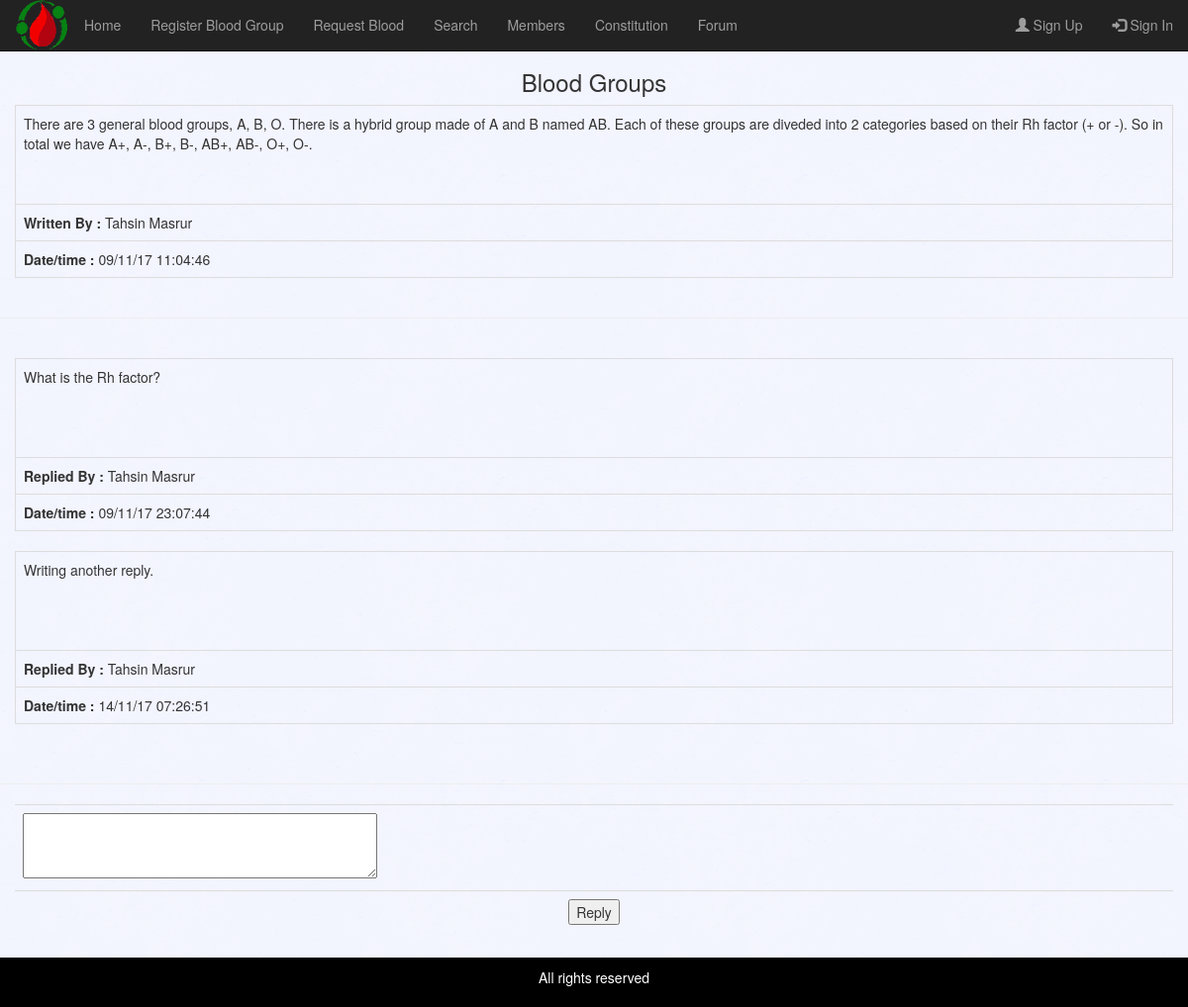
Screenshot of /view_topic.php?id=1 with the database file from the repository.
### tables this page shows
CREATE TABLE `fquestions` (
  `id` int(4) NOT NULL,
  `topic` varchar(255) NOT NULL DEFAULT '',
  `detail` longtext NOT NULL,
  `name` varchar(65) NOT NULL DEFAULT '',
  `email` varchar(65) NOT NULL DEFAULT '',
  `datetime` varchar(25) NOT NULL DEFAULT '',
  `view` int(4) NOT NULL DEFAULT '0',
  `reply` int(4) NOT NULL DEFAULT '0'
);

CREATE TABLE `fanswer` (
  `question_id` int(4) NOT NULL DEFAULT '0',
  `a_id` int(4) NOT NULL DEFAULT '0',
  `a_name` varchar(65) NOT NULL DEFAULT '',
  `a_email` varchar(65) NOT NULL DEFAULT '',
  `a_answer` longtext NOT NULL,
  `a_datetime` varchar(25) NOT NULL DEFAULT ''
);

### view_topic.php (the view, shortened to what this page needs)
<?php
 include_once 'inc/dbconnect.php';
 $currentPage = basename(__FILE__);
    $id=$_GET['id'];
    $sql="SELECT * FROM fquestions WHERE id='$id'";
    $result=mysqli_query($conn, $sql);
    $rows=mysqli_fetch_array($result);
?>
<!DOCTYPE html>
<html lang="en">
<head>
    <?php include 'inc/head.php' ?>
    <body>
        <div class="wrapper">
            <?php include 'inc/navbar.php' ?>
            <div class="container-fluid">
                <h3> <center><?php echo $rows['topic']; ?></center> </h3>
                <table class="table table-stripped table-hover table-responsive table-bordered" width="100%" cellpadding="3" cellspacing="1">
                    <tr>
                        <td style="height:100px">
                            <?php echo $rows['detail']; ?>
                        </td>
                    </tr>
                    <tr>
                        <td><strong>Written By :</strong>
                            <?php echo $rows['name']; ?>
                        </td>
                    </tr>
                    <tr>
                        <td><strong>Date/time : </strong>
                            <?php echo $rows['datetime']; ?>
                        </td>
                    </tr>
                </table>
            </div>
            <hr>
            <br/>
            <div class="container-fluid">
                <?php
            $sql2="SELECT * FROM fanswer WHERE question_id='$id'";
            $result2=mysqli_query($conn, $sql2);
            while($rows=mysqli_fetch_array($result2)){
            ?>
                <table class="table table-stripped table-hover table-responsive table-bordered" width="100%" cellpadding="3" cellspacing="1">
                    <tr>
                        <td style="height:100px">
                            <?php echo $rows['a_answer']; ?>
                        </td>
                    </tr>
                    <tr>
                        <td><strong>Replied By :</strong>
                            <?php echo $rows['a_name']; ?>
                        </td>
                    </tr>
                    <tr>
                        <td><strong>Date/time : </strong>
                            <?php echo $rows['a_datetime']; ?>
                        </td>
                    </tr>
                </table>
                <?php
        }
        ?>
            </div>
            <br/>
            <hr>
            <div class="container-fluid">
                <form name="form1" method="post" action="add_reply.php">
                    <table class="table table-stripped table-hover table-responsive" width="100%" cellpadding="3" cellspacing="1">
                        <tr>
                            <td><textarea name="a_answer" cols="45" rows="3" id="a_answer"></textarea>
                            </td>
                        </tr>
                        <tr>
                            <td>
                                <center><input name="id" type="hidden" value="<?php echo $id; ?>"><input type="submit" name="Reply" value="Reply"></center>
                            </td>
                        </tr>
                    </table>
                </form>
            </div>
        </div>
        <div class="push"></div>
        <footer class="container-fluid text-center">
            <p>All rights reserved</p>
        </footer>
    </body>
</html>

### inc/head.php (shortened to what this page needs)
<link rel="stylesheet" href="css//bootstrap.css">
<link rel="stylesheet" href="css//bootstrap.min.css">
<link rel="stylesheet" type="text/css" href="css/mystyle.css">
<link rel="stylesheet" href="https://maxcdn.bootstrapcdn.com/bootstrap/3.3.7/css/bootstrap.min.css">

### inc/navbar.php (shortened to what this page needs)
<nav class="navbar navbar-inverse <?php echo "navbar-fixed-top"; ?> ">
    <div class="container-fluid">
        <div class="navbar-header">
            <a href="index.php"><img src="images/logo.png"></a>
        </div>
        <div class="collapse navbar-collapse" id="myNavbar">
            <ul class="nav navbar-nav">
                <li <?php if ($currentPage=="index.php") { ?> class="active"<?php } ?> ><a href="index.php">Home</a></li>
                <li <?php if ($currentPage=="bloodregister.php") { ?> class="active"<?php } ?> ><a href="bloodregister.php">Register Blood Group</a></li>
                <li <?php if ($currentPage=="request.php") { ?> class="active"<?php } ?> ><a href="request.php">Request Blood</a></li>
                <li <?php if ($currentPage=="search.php") { ?> class="active"<?php } ?> ><a href="search.php">Search</a></li>
                <li <?php if ($currentPage=="members.php") { ?> class="active"<?php } ?> ><a href="members.php">Members</a></li>
                <li <?php if ($currentPage=="constitution.php") { ?> class="active"<?php } ?> ><a href="constitution.php">Constitution</a></li>
                <li <?php if ($currentPage=="forum.php") { ?> class="active"<?php } ?> ><a href="forum.php">Forum</a></li>
            </ul>
            <ul class="nav navbar-nav navbar-right">
                <?php if (!isset($_SESSION['user'])) { ?>
                <li <?php if ($currentPage=="register.php") { ?> class="active"<?php } ?> ><a href="register.php"><span class="glyphicon glyphicon-user"></span> Sign Up</a></li>
                <li <?php if ($currentPage=="login.php") { ?> class="active"<?php } ?> ><a href="login.php"><span class="glyphicon glyphicon-log-in"></span> Sign In</a></li>
                <?php } ?>
            </ul>
        </div>
    </div>
</nav>
    <div class="push"></div>

### css/mystyle.css (style rules this page uses)
body { background-image: url("../images/background.png"); background-repeat: repeat; }
footer { background-color: black; color: white; padding: 10px; }
* { margin: 0; }
html, body { height: 100%; }
.wrapper { min-height: 100%; height: auto !important; height: 100%; margin: 0 auto -45px; }
footer, .push { height: 50px; }
.navbar { margin-bottom: 0; }

### rows the page displays
fquestions: topic "Blood Groups", detail "There are 3 general blood groups, A, B, O. There is a hybrid group made of A and B named AB. Each of these groups are diveded into 2 categories based on their Rh factor (+ or -). So in total we have A+, A-, B+, B-, AB+, AB-, O+, O-.", name "Tahsin Masrur", datetime "09/11/17 11:04:46"
fanswer: a_answer "What is the Rh factor?", a_name "Tahsin Masrur", a_datetime "09/11/17 23:07:44"
fanswer: a_answer "Writing another reply.", a_name "Tahsin Masrur", a_datetime "14/11/17 07:26:51"
